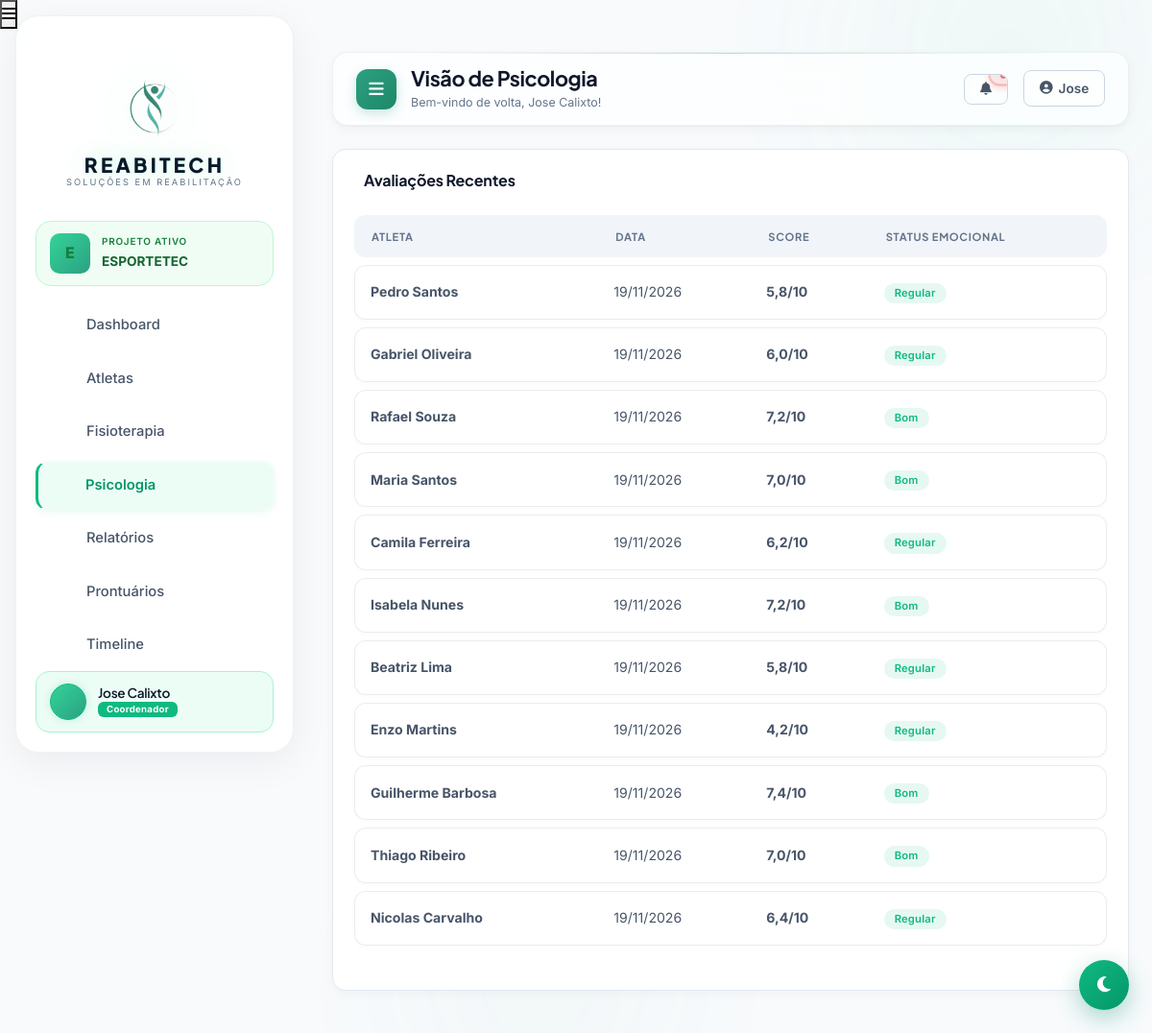
Screenshot of /dashboard/coordenador/psicologia/ (signed in) with the database file from the repository.
### projetos/models.py (models this page shows, shortened)
class Projeto(models.Model):
    TIPO_CHOICES = [
        ('clinica', 'Clínica de Fisioterapia / Reabilitação'),
        ('escola', 'Escola / Instituição de Ensino'),
        ('time', 'Time / Clube Esportivo'),
        ('academia', 'Academia'),
        ('projeto_social', 'Projeto Social'),
        ('consultorio', 'Consultório Individual'),
        ('outro', 'Outro'),
    ]
    MODULOS_CHOICES = [
        ('fisioterapia', 'Fisioterapia'),
        ('psicologia', 'Psicologia'),
        ('tecnico', 'Análise Técnica'),
    ]
    nome = models.CharField(
        max_length=150,
        verbose_name='Nome do Projeto'
    )
    slug = models.SlugField(
        max_length=160,
        unique=True,
        blank=True,
        default='',
        verbose_name='Slug (URL)'
    )
    tipo = models.CharField(
        max_length=20,
        choices=TIPO_CHOICES,
        default='clinica',
        verbose_name='Tipo'
    )
    descricao = models.TextField(
        blank=True,
        default='',
        verbose_name='Descrição'
    )
    logo = models.ImageField(
        upload_to='projetos/logos/',
        blank=True,
        null=True,
        verbose_name='Logo'
    )
    plano = models.ForeignKey(
        Plano,
        on_delete=models.PROTECT,
        related_name='projetos',
        null=True,
        blank=True,
        verbose_name='Plano Contratado'
    )
    coordenador = models.ForeignKey(
        User,
        on_delete=models.PROTECT,
        related_name='projetos_coordenados',
        verbose_name='Coordenador Responsável'
    )
    modulos_ativos = models.JSONField(
        default=list,
        help_text="Módulos ativos: ['fisioterapia', 'psicologia', 'tecnico']",
        verbose_name='Módulos Ativos'
    )
    publico = models.BooleanField(
        default=False,
        help_text='Aparecer na landing page pública',
        verbose_name='Público'
    )
    ativo = models.BooleanField(
        default=True,
        verbose_name='Ativo'
    )
    criado_em = models.DateTimeField(
        auto_now_add=True,
        null=True,
        verbose_name='Criado em'
    )
    atualizado_em = models.DateTimeField(
        auto_now=True,
        null=True,
        verbose_name='Atualizado em'
    )
    data_expiracao_trial = models.DateTimeField(
        null=True,
        blank=True,
        help_text='Data em que o trial expira (null = sem expiração)',
        verbose_name='Expiração do Trial'
    )
    class Meta:
        ordering = ['-criado_em']
        verbose_name = 'Projeto'
        verbose_name_plural = 'Projetos'

### usuarios/models.py (models this page shows, shortened)
class Perfil(models.Model):
    TIPO_USUARIO = [
        ('coordenador', 'Coordenador'),
        ('tecnico', 'Técnico'),
        ('fisioterapeuta', 'Fisioterapeuta'),
        ('psicologo', 'Psicólogo'),
        ('atleta', 'Atleta'),
    ]
    SEXO_CHOICES = [
        ('masculino', 'Masculino'),
        ('feminino', 'Feminino'),
        ('outro', 'Outro'),
    ]
    usuario = models.OneToOneField(User, on_delete=models.CASCADE, related_name='perfil')
    tipo = models.CharField(max_length=20, choices=TIPO_USUARIO)
    telefone = models.CharField(max_length=15, blank=True)
    foto = models.ImageField(upload_to='perfil_fotos/', null=True, blank=True)
    senha_temporaria = models.BooleanField(default=False)
    data_nascimento = models.DateField(null=True, blank=True)
    sexo = models.CharField(max_length=20, choices=SEXO_CHOICES, blank=True, null=True)

class Atleta(models.Model):
    usuario = models.OneToOneField(User, on_delete=models.CASCADE, related_name='atleta')
    rm = models.CharField(max_length=20, unique=True)
    modalidade = models.ForeignKey(ModalidadeEsportiva, on_delete=models.SET_NULL, null=True, blank=True)
    tecnico_responsavel = models.ForeignKey(
        User, on_delete=models.SET_NULL, null=True, blank=True,
        related_name='atletas_orientados'
    )
    data_ingresso = models.DateField(auto_now_add=True)
    altura = models.DecimalField(max_digits=5, decimal_places=2, null=True, blank=True)
    peso = models.DecimalField(max_digits=5, decimal_places=2, null=True, blank=True)

### psicologia/models.py (models this page shows, shortened)
class AvaliacaoPsicologica(models.Model):
    atleta = models.ForeignKey(Atleta, on_delete=models.CASCADE, related_name='avaliacoes_psicologicas')
    projeto = models.ForeignKey(Projeto, on_delete=models.CASCADE, related_name='avaliacoes_psico', null=True)
    data = models.DateField(auto_now_add=True)
    ansiedade = models.IntegerField(validators=[MinValueValidator(0), MaxValueValidator(10)])
    motivacao = models.IntegerField(validators=[MinValueValidator(0), MaxValueValidator(10)])
    estresse = models.IntegerField(validators=[MinValueValidator(0), MaxValueValidator(10)])
    autoestima = models.IntegerField(validators=[MinValueValidator(0), MaxValueValidator(10)])
    qualidade_sono = models.IntegerField(validators=[MinValueValidator(0), MaxValueValidator(10)])
    observacoes = models.TextField(blank=True)
    psicologo_responsavel = models.ForeignKey(User, on_delete=models.SET_NULL, null=True)
    @property
    def score_total(self):
        return round((self.ansiedade + self.motivacao + self.estresse + self.autoestima + self.qualidade_sono) / 5, 1)
    @property
    def status_emocional(self):
        score = self.score_total
        if score >= 7:
            return "Bom"
        elif score >= 4:
            return "Regular"
        else:
            return "Atenção Necessária"

### dashboard/views.py (the view)
# urls.py: path('coordenador/psicologia/', views.coordenador_psicologia, name='coordenador_psicologia'),
@login_required
@perfil_required('coordenador')
def coordenador_psicologia(request):
    projeto = get_projeto_ativo(request)
    if not projeto:
        messages.warning(request, 'Nenhum projeto ativo.')
        return redirect('landing')
    avaliacoes = AvaliacaoPsicologica.objects.filter(projeto=projeto).order_by('-data')
    return render(request, 'dashboard/coordenador/psicologia.html', {
        'avaliacoes': avaliacoes,
        'projeto': projeto
    })

### templates/dashboard/coordenador/psicologia.html (shortened to what this page needs)
{% extends 'base.html' %}
{% block page_title %}Visão de Psicologia{% endblock %}
{% block content %}
<div class="container-fluid p-0">
    <div class="dash-section">
        <div class="dash-section-head">
            <h5 class="dash-section-title"> Avaliações Recentes</h5>
        </div>
        <div class="table-responsive">
            <table class="table" style="color: var(--text-primary);">
                <thead style="background: var(--bg-secondary); color: var(--text-secondary);">
                    <tr><th>Atleta</th><th>Data</th><th>Score</th><th>Status Emocional</th></tr>
                </thead>
                <tbody>
                    {% for avaliacao in avaliacoes %}
                    <tr style="border-bottom: 1px solid var(--border-color);">
                        <td class="align-middle"><strong>{{ avaliacao.atleta.usuario.get_full_name }}</strong></td>
                        <td class="align-middle">{{ avaliacao.data|date:"d/m/Y" }}</td>
                        <td class="align-middle"><strong>{{ avaliacao.score_total }}/10</strong></td>
                        <td class="align-middle"><span class="badge" style="background: rgba(16,185,129,0.1); color: #10b981;">{{ avaliacao.status_emocional }}</span></td>
                    </tr>
                    {% empty %}
                    <tr><td colspan="4" class="text-center py-4">Nenhuma avaliação registrada.</td></tr>
                    {% endfor %}
                </tbody>
            </table>
        </div>
    </div>
</div>
{% endblock %}

### templates/base.html (shortened to what this page needs)
{% load static %}
<!DOCTYPE html>
<html lang="pt-br" data-theme="light" style="background-color: #0b1120;">
<head>
    <link href="https://cdn.jsdelivr.net/npm/bootstrap@5.1.3/dist/css/bootstrap.min.css" rel="stylesheet">
    <link rel="stylesheet" href="https://cdnjs.cloudflare.com/ajax/libs/font-awesome/6.5.0/css/all.min.css">
    <link rel="stylesheet" href="https://unpkg.com/@phosphor-icons/web@2.1.1/src/regular/style.css">
    <link rel="stylesheet" href="https://unpkg.com/@phosphor-icons/web@2.1.1/src/fill/style.css">
    <link href="https://unpkg.com/aos@2.3.1/dist/aos.css" rel="stylesheet">
    <link rel="stylesheet" href="{% static 'css/design-system.css' %}">
    <link rel="stylesheet" href="{% static 'css/theme.css' %}">
    <link rel="stylesheet" href="{% static 'css/internal-effects.css' %}">
    <link rel="stylesheet" href="{% static 'css/style.css' %}">
    <link rel="stylesheet" href="{% static 'css/animations.css' %}">
    <link rel="stylesheet" href="{% static 'css/premium-effects.css' %}">
    <link rel="stylesheet" href="{% static 'css/premium-responsive.css' %}">
    <link rel="stylesheet" href="{% static 'css/premium-pages.css' %}">
    <link rel="stylesheet" href="{% static 'css/premium-glass-3d.css' %}">
    <link rel="stylesheet" href="{% static 'css/glass-sidebar-3d.css' %}">
    <link rel="stylesheet" href="{% static 'css/dark-mode-fixes.css' %}">
    <link rel="stylesheet" href="{% static 'css/splash.css' %}">
    <link rel="stylesheet" href="{% static 'css/custom-premium.css' %}">
<link rel="stylesheet" href="{% static 'css/internal-cyber.css' %}">
<link rel="stylesheet" href="{% static 'css/dash-cyber.css' %}">
<link rel="stylesheet" href="{% static 'css/sidebar-modern.css' %}">
<link rel="stylesheet" href="{% static 'css/atleta-enhancements.css' %}">
    <link rel="stylesheet" href="/static/css/responsive-master.css">
<link rel="stylesheet" href="{% static 'css/global-super-effects.css' %}?v=1.0">
</head>
<body>
<button class="mobile-menu-btn" id="mobileMenuBtn" aria-label="Abrir menu">
    <i class="fas fa-bars"></i>
</button>
{% if user.is_authenticated %}
<div class="sidebar" id="sidebar">
    <div class="sidebar-logo">
        <img src="{% static 'images/logo.png' %}" alt="REABITECH" onerror="this.src='https://via.placeholder.com/140x140?text=REABITECH'" loading="lazy">
        <h3>REABITECH</h3>
        <p>Soluções em Reabilitação</p>
 </div>
    {% if projeto_ativo_global %}
    <div style="padding: 0 12px 16px;">
        <div style="background: rgba(52, 211, 153, 0.15); border: 1px solid rgba(52, 211, 153, 0.25); border-radius: 14px; padding: 12px 14px; display: flex; align-items: center; gap: 12px;">
            {% if projeto_ativo_global.logo %}
            <img src="{{ projeto_ativo_global.logo.url }}" alt="{{ projeto_ativo_global.nome }}" style="width: 42px; height: 42px; object-fit: cover; border-radius: 10px; flex-shrink: 0;" loading="lazy">
            {% else %}
            <div style="width: 42px; height: 42px; border-radius: 10px; background: linear-gradient(135deg, #34d399, #2BA181); display: flex; align-items: center; justify-content: center; color: white; font-weight: 800; font-size: 1rem; flex-shrink: 0;">
                {{ projeto_ativo_global.nome|first|upper }}
            </div>
            {% endif %}
            <div style="min-width: 0; flex: 1;">
                <div style="font-size: 0.62rem; color: rgba(167, 243, 208, 0.7); letter-spacing: 0.08em; text-transform: uppercase; font-weight: 600; margin-bottom: 2px;">
                    Projeto ativo
 </div>
                <div style="font-weight: 700; color: white; font-size: 0.85rem; white-space: nowrap; overflow: hidden; text-overflow: ellipsis;">
                    {{ projeto_ativo_global.nome }}
 </div>
 </div>
 </div>
 </div>
    {% endif %}
        <div class="sidebar-menu" data-lenis-prevent>
        {% if user.perfil.tipo == 'coordenador' %}
        <a href="{% url 'dashboard:dashboard_coordenador' %}" class="sidebar-item {% if request.resolver_match.url_name == 'dashboard_coordenador' %}active{% endif %}"><span>Dashboard</span></a>
        <a href="{% url 'dashboard:coordenador_atletas' %}" class="sidebar-item {% if request.resolver_match.url_name == 'coordenador_atletas' %}active{% endif %}"><span>Atletas</span></a>
        <a href="{% url 'dashboard:coordenador_fisioterapia' %}" class="sidebar-item {% if request.resolver_match.url_name == 'coordenador_fisioterapia' %}active{% endif %}"><span>Fisioterapia</span></a>
        <a href="{% url 'dashboard:coordenador_psicologia' %}" class="sidebar-item {% if request.resolver_match.url_name == 'coordenador_psicologia' %}active{% endif %}"><span>Psicologia</span></a>
        <a href="{% url 'dashboard:coordenador_relatorios' %}" class="sidebar-item {% if request.resolver_match.url_name == 'coordenador_relatorios' %}active{% endif %}"><span>Relatórios</span></a>
        <a href="{% url 'prontuario:lista_prontuarios' %}" class="sidebar-item {% if 'prontuario' in request.path and 'timeline' not in request.path %}active{% endif %}"><span>Prontuários</span></a>
        <a href="{% url 'prontuario:timeline_global' %}" class="sidebar-item {% if 'timeline' in request.path %}active{% endif %}"><span>Timeline</span></a>
        {% endif %}
    </div>
    <div class="sidebar-user">
        {% if user.perfil.foto %}
        <div class="avatar">
            <img alt="" src="{{ user.perfil.foto.url }}" style="width: 100%; height: 100%; object-fit: cover;" loading="lazy">
 </div>
        {% else %}
        <div class="avatar"></div>
        {% endif %}
        <h6>{{ user.get_full_name|default:user.username }}</h6>
        <span class="badge">{{ user.perfil.get_tipo_display }}</span>
 </div>
</div>
{% endif %}
    <div class="main-content {% if not user.is_authenticated %}no-sidebar{% endif %}" id="mainContent">
        {% if user.is_authenticated %}
        <div class="top-navbar">
            <div class="page-title">
                <button class="toggle-btn-integrated d-none d-lg-flex" id="desktopToggleBtn">
                    <i class="fas fa-bars"></i>
 </button>
                <div>
                    <h2>{% block page_title %}Dashboard{% endblock %}</h2>
                    <p>Bem-vindo de volta, {{ user.get_full_name|default:user.username }}!</p>
 </div>
 </div>
            <div class="d-flex align-items-center gap-3">
                <div class="dropdown">
                    <button class="btn btn-outline-custom position-relative dropdown-toggle" type="button" data-bs-toggle="dropdown">
                        <i class="fas fa-bell"></i>
                        {% if total_notificacoes > 0 %}
                        <span class="position-absolute top-0 start-100 translate-middle badge rounded-pill bg-danger" style="font-size: 10px;">
                            {{ total_notificacoes }}
 </span>
                        {% endif %}
 </button>
 </div>
                <div class="dropdown">
                    <button class="btn btn-outline-custom dropdown-toggle" type="button" data-bs-toggle="dropdown">
                        <i class="fas fa-user-circle"></i>
                        <span>{{ user.get_short_name|default:user.username|truncatechars:15 }}</span>
 </button>
 </div>
 </div>
 </div>
        {% endif %}
        {% block content %}{% endblock %}
 </div>
    {% if user.is_authenticated %}
    <button class="theme-toggle-global" id="themeToggleGlobal" title="Alternar tema claro/escuro">
 </button>
    {% endif %}
</body>
</html>

### rows the page displays
Projeto: nome|first "E", nome "ESPORTETEC"
AvaliacaoPsicologica: atleta.usuario.get_full_name "Pedro Santos", data "19/11/2026", score_total "5,8", status_emocional "Regular"
AvaliacaoPsicologica: atleta.usuario.get_full_name "Gabriel Oliveira", data "19/11/2026", score_total "6,0", status_emocional "Regular"
AvaliacaoPsicologica: atleta.usuario.get_full_name "Rafael Souza", data "19/11/2026", score_total "7,2", status_emocional "Bom"
AvaliacaoPsicologica: atleta.usuario.get_full_name "Maria Santos", data "19/11/2026", score_total "7,0", status_emocional "Bom"
AvaliacaoPsicologica: atleta.usuario.get_full_name "Camila Ferreira", data "19/11/2026", score_total "6,2", status_emocional "Regular"
AvaliacaoPsicologica: atleta.usuario.get_full_name "Isabela Nunes", data "19/11/2026", score_total "7,2", status_emocional "Bom"
AvaliacaoPsicologica: atleta.usuario.get_full_name "Beatriz Lima", data "19/11/2026", score_total "5,8", status_emocional "Regular"
AvaliacaoPsicologica: atleta.usuario.get_full_name "Enzo Martins", data "19/11/2026", score_total "4,2", status_emocional "Regular"
AvaliacaoPsicologica: atleta.usuario.get_full_name "Guilherme Barbosa", data "19/11/2026", score_total "7,4", status_emocional "Bom"
AvaliacaoPsicologica: atleta.usuario.get_full_name "Thiago Ribeiro", data "19/11/2026", score_total "7,0", status_emocional "Bom"
AvaliacaoPsicologica: atleta.usuario.get_full_name "Nicolas Carvalho", data "19/11/2026", score_total "6,4", status_emocional "Regular"

### other values shown
{{ user.get_full_name|default:user.username }} "Jose Calixto"
{{ user.perfil.get_tipo_display }} "Coordenador"
{{ user.get_short_name|default:user.username|truncatechars:15 }} "Jose"
